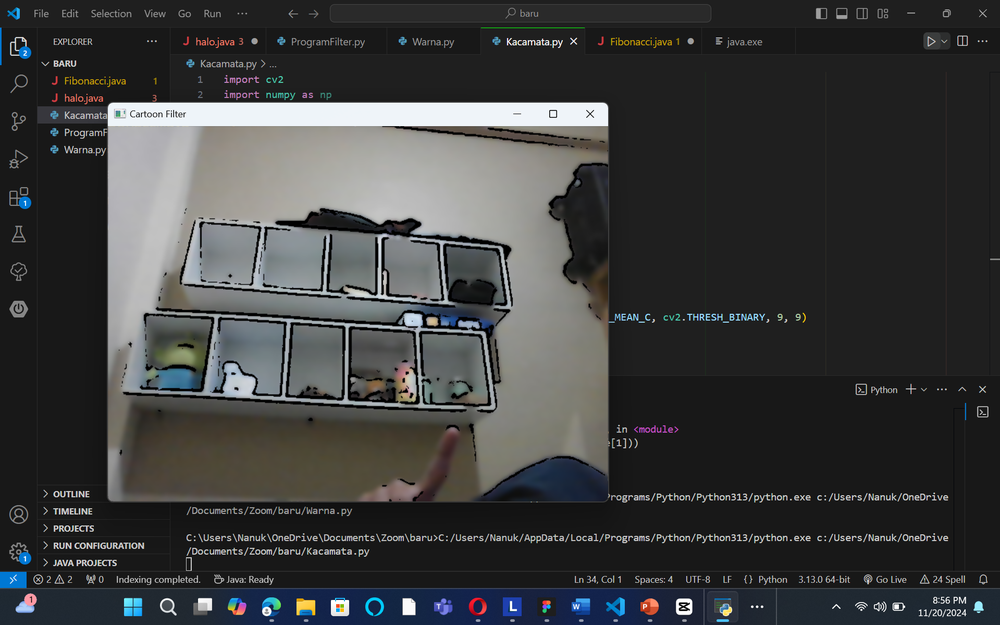
#> input picture Foto Filter Kartun.png, 1000 x 625 px, shrunk from 1919 x 1199 before the run, given in place of the camera
$ python Cartoon.py
#> lines starting #> are read from the running program, lines starting #| are printed output that depends on the picture; after the words box and inside, x2 and y2 are one past the last pixel; in counts of white or black regions, pixels touching at a corner belong together
import cv2
import numpy as np

cap = cv2.VideoCapture(0)

while True:
    ret, frame = cap.read()
#> frame is the input picture: shape (625, 1000, 3); mean B, G, R 62, 61.7, 60.6
    if not ret:
        break

    # Ubahin ke grayscale
    gray = cv2.cvtColor(frame, cv2.COLOR_BGR2GRAY)
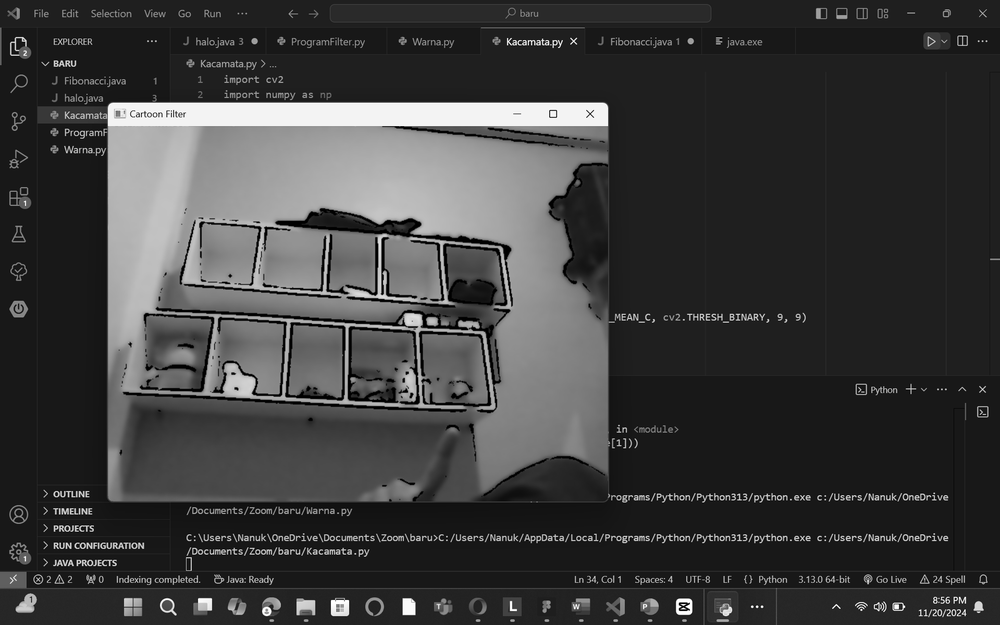
#> gray: shape (625, 1000); min 0, max 255, mean 61.4
    # Bikin efek blurnya
    gray = cv2.medianBlur(gray, 5)
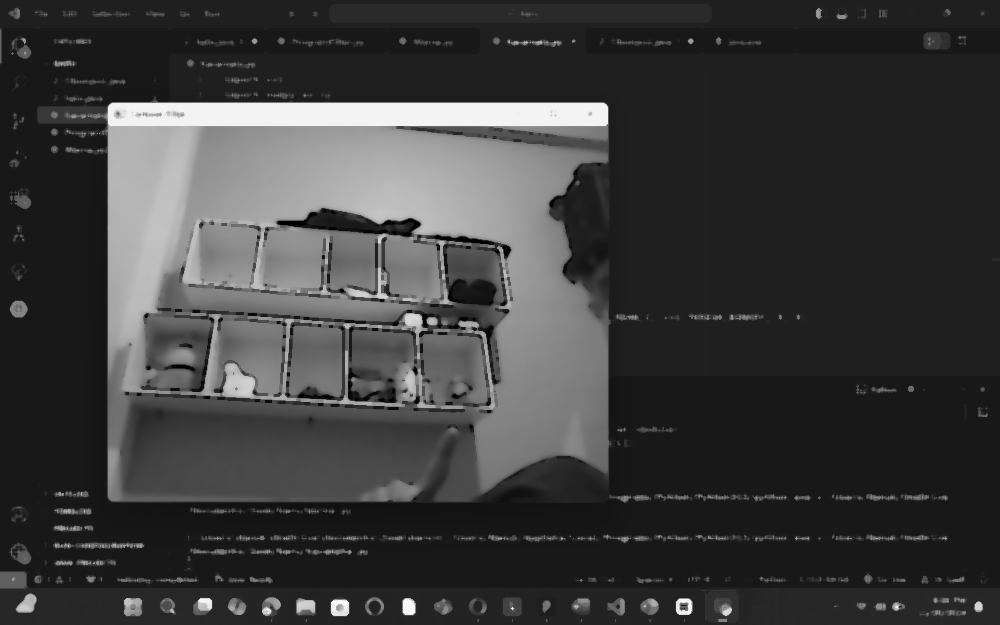
#> gray: shape (625, 1000); min 0, max 254, mean 60.5
    # Deteksi tepi
    edges = cv2.adaptiveThreshold(gray, 255, cv2.ADAPTIVE_THRESH_MEAN_C, cv2.THRESH_BINARY, 9, 9)
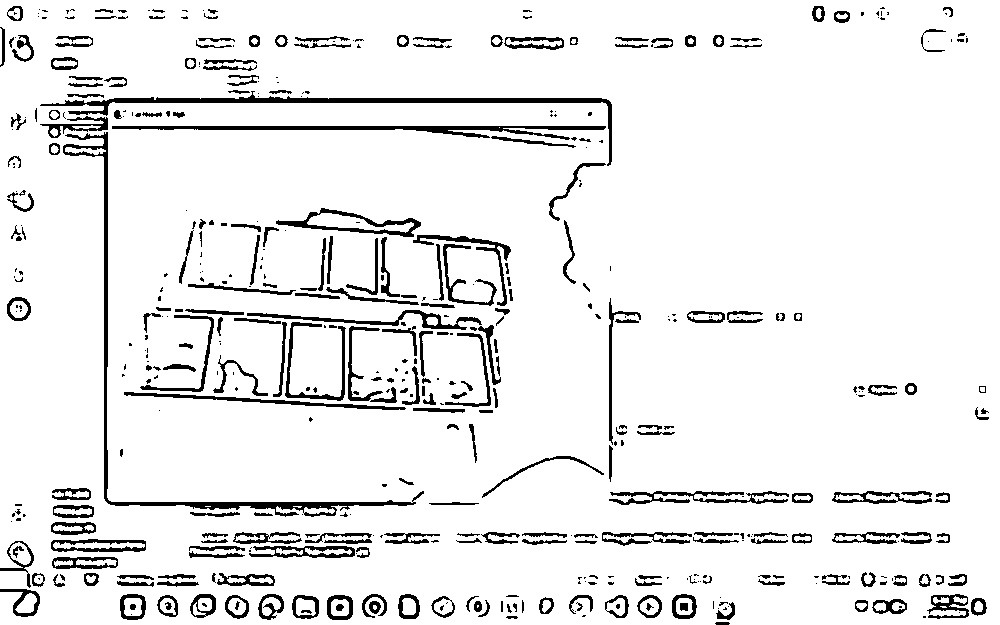
#> edges: shape (625, 1000); 92.3% white; 486 black regions (226 under 20 px), largest, box (x1, y1, x2, y2) and area: (63, 132, 424, 517) 3479, (40, 91, 612, 166) 3137, (112, 126, 606, 140) 2233

    # Ubah ke warna
    color = cv2.bilateralFilter(frame, 9, 300, 300)
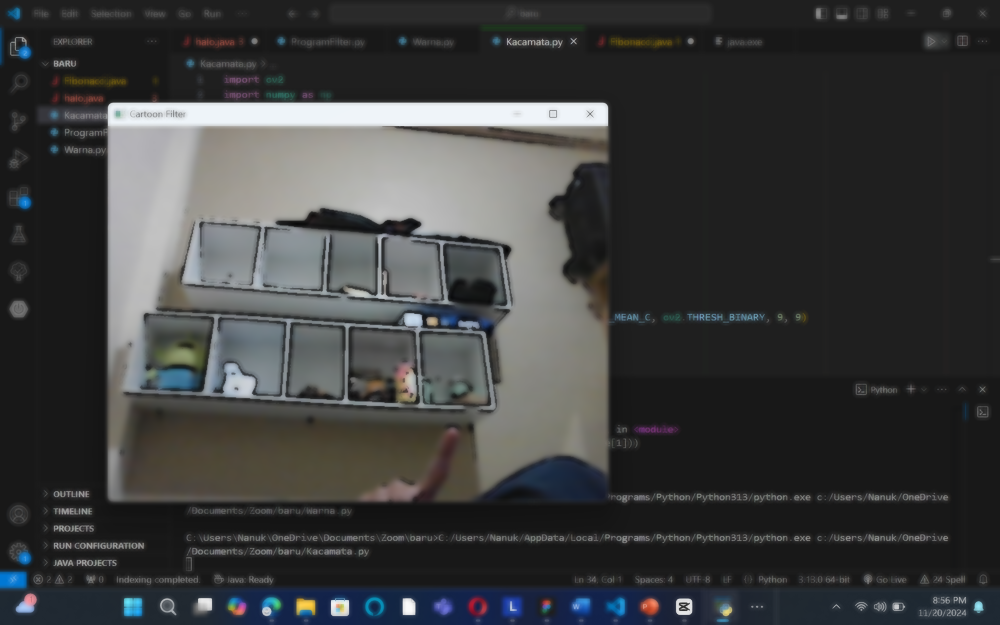
#> color: shape (625, 1000, 3); mean B, G, R 61.9, 61.5, 60.5
    # Gabungan warna sama tepi
    cartoon = cv2.bitwise_and(color, color, mask=edges)
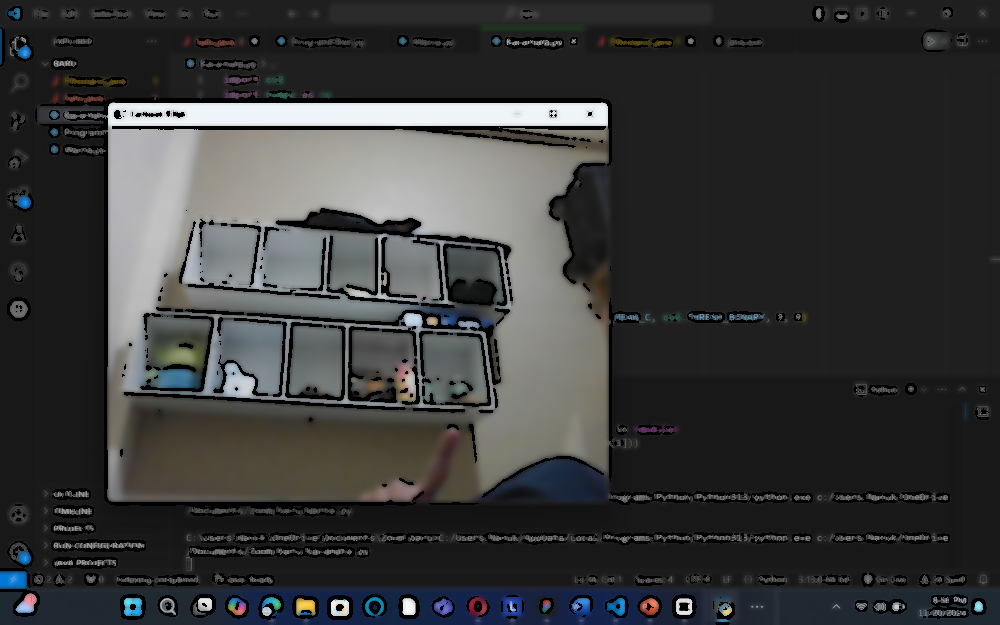
#> cartoon: shape (625, 1000, 3); mean B, G, R 57.3, 57.2, 56.3

    # Output
    cv2.imshow("Cartoon Filter", cartoon)

    # Keluar dari program jika menekan tombol 'q'
    if cv2.waitKey(1) & 0xFF == ord('q'):
#> (key q is pressed here)
        break

cap.release()
cv2.destroyAllWindows()
